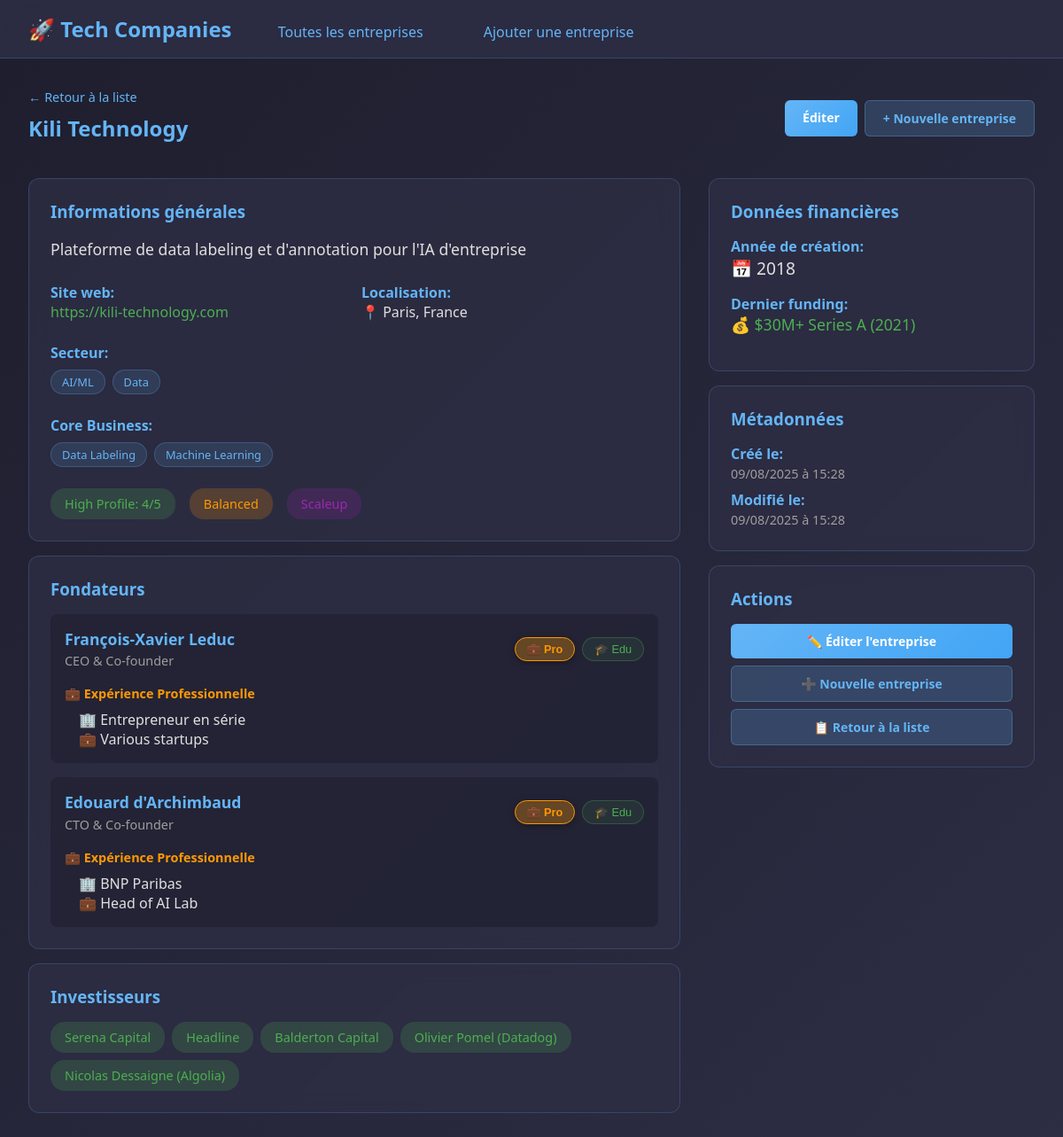
Screenshot of /companies/1 with the database file from the repository.
### database.py (models this page shows, shortened)
class Company(Base):
    __tablename__ = "companies"
    id = Column(Integer, primary_key=True, index=True)
    name = Column(String, unique=True, index=True, nullable=False)
    slug = Column(String, unique=True, index=True)
    website = Column(String)
    description = Column(Text)
    sector = Column(String)  # Will store enum values
    location = Column(String)
    high_profile = Column(Integer, default=3)  # 1-5 scale
    remuneration = Column(Integer, default=3)  # 1-5 scale (Underpaying, Below Market, At Market, Over Market, Overpaying)
    work_intensity = Column(String, default="balanced")  # chill, balanced, intense, bourrin
    company_size = Column(String, default="startup")  # early, startup, scaleup, corp
    founded_year = Column(Integer)
    last_funding = Column(String)
    created_at = Column(DateTime, default=datetime.utcnow)
    updated_at = Column(DateTime, default=datetime.utcnow, onupdate=datetime.utcnow)
    founders = relationship("Founder", back_populates="company", cascade="all, delete-orphan")
    investors = relationship("Investor", secondary=company_investor_table, back_populates="companies")
    tags = relationship("Tag", secondary=company_tag_table, back_populates="companies")
    parent_relations = relationship("CompanyRelation", foreign_keys="CompanyRelation.parent_id", back_populates="parent")
    child_relations = relationship("CompanyRelation", foreign_keys="CompanyRelation.child_id", back_populates="child")

class Tag(Base):
    __tablename__ = "tags"
    id = Column(Integer, primary_key=True, index=True)
    name = Column(String, unique=True, nullable=False, index=True)
    category = Column(String, nullable=False, index=True)  # 'secteur' or 'core_business'
    color = Column(String, default="#64b5f6")  # Default blue color
    usage_count = Column(Integer, default=0)  # Track how many companies use this tag
    created_at = Column(DateTime, default=datetime.utcnow)
    companies = relationship("Company", secondary=company_tag_table, back_populates="tags")
    founders = relationship("Founder", secondary=founder_tag_table, back_populates="tags")

class Founder(Base):
    __tablename__ = "founders"
    id = Column(Integer, primary_key=True, index=True)
    name = Column(String, nullable=False)
    title = Column(String)
    person_id = Column(Integer, ForeignKey("people.id"), nullable=True, index=True)
    background_type = Column(String)  # 'education' or 'professional'
    education_institution = Column(String)
    education_degree = Column(String)
    education_field = Column(String)
    education_year = Column(Integer)
    professional_company = Column(String)
    professional_position = Column(String)
    professional_duration = Column(String)
    professional_description = Column(Text)
    background = Column(Text)
    company_id = Column(Integer, ForeignKey("companies.id"))
    company = relationship("Company", back_populates="founders")
    tags = relationship("Tag", secondary=founder_tag_table, back_populates="founders")
    person = relationship("Person", back_populates="founder_roles")

class Investor(Base):
    __tablename__ = "investors"
    id = Column(Integer, primary_key=True, index=True)
    name = Column(String, unique=True, nullable=False)
    type = Column(String)  # VC, Angel, Corporate, etc.
    companies = relationship("Company", secondary=company_investor_table, back_populates="investors")

### main.py (the view)
@app.get("/companies/{company_id}", response_class=HTMLResponse)
def view_company(request: Request, company_id: int, db: Session = Depends(database.get_db)):
    try:
        company = crud.get_company(db, company_id)
        if not company:
            raise HTTPException(status_code=404, detail="Company not found")
        return templates.TemplateResponse("detail.html", {"request": request, "company": company})
    except HTTPException:
        raise
    except Exception as e:
        print(f"Error viewing company: {e}")
        traceback.print_exc()
        return templates.TemplateResponse("error.html", {"request": request, "error": str(e)})

### templates/detail.html (shortened to what this page needs)
{% extends "base.html" %}
{% block content %}
<div style="display: flex; justify-content: space-between; align-items: center; margin-bottom: 2rem;">
    <div>
        <a href="/" style="color: #64b5f6; text-decoration: none; font-size: 0.9rem;">← Retour à la liste</a>
        <h2 style="color: #64b5f6; margin: 0.5rem 0;">{{ company.name }}</h2>
    </div>
    <div style="display: flex; gap: 0.5rem;">
        <a href="/companies/{{ company.id }}/edit" class="btn btn-primary">Éditer</a>
        <a href="/companies/new" class="btn btn-secondary">+ Nouvelle entreprise</a>
    </div>
</div>
<div style="display: grid; grid-template-columns: 2fr 1fr; gap: 2rem;">
    <div>
        <div class="card">
            <h3 style="color: #64b5f6; margin-bottom: 1rem;">Informations générales</h3>
            {% if company.description %}
            <p style="color: #e0e0e0; font-size: 1.1rem; line-height: 1.6; margin-bottom: 1.5rem;">
                {{ company.description }}
            </p>
            {% endif %}
            <div style="display: grid; grid-template-columns: 1fr 1fr; gap: 1rem; margin-bottom: 1.5rem;">
                {% if company.website %}
                <div>
                    <strong style="color: #64b5f6;">Site web:</strong><br>
                    <a href="{{ company.website }}" target="_blank" style="color: #4caf50; text-decoration: none;">
                        {{ company.website }}
                    </a>
                </div>
                {% endif %}
                {% if company.location %}
                <div>
                    <strong style="color: #64b5f6;">Localisation:</strong><br>
                    <span>📍 {{ company.location }}</span>
                </div>
                {% endif %}
            </div>
            <div style="margin-bottom: 1.5rem;">
                <strong style="color: #64b5f6;">Secteur:</strong>
                <div style="display: flex; flex-wrap: wrap; gap: 0.5rem; margin-top: 0.5rem;">
                    {% if company.get_secteur_tags() %}
                        {% for tag in company.get_secteur_tags() %}
                            <span style="background-color: {{ tag.color }}20; color: {{ tag.color }}; border: 1px solid {{ tag.color }}40; padding: 0.25rem 0.75rem; border-radius: 16px; font-size: 0.8rem; font-weight: 500;">
                                {{ tag.name }}
                            </span>
                        {% endfor %}
                    {% else %}
                        <span style="color: #9e9e9e; font-style: italic;">Aucun secteur défini</span>
                    {% endif %}
                </div>
            </div>
            <div style="margin-bottom: 1.5rem;">
                <strong style="color: #64b5f6;">Core Business:</strong>
                <div style="display: flex; flex-wrap: wrap; gap: 0.5rem; margin-top: 0.5rem;">
                    {% if company.get_core_business_tags() %}
                        {% for tag in company.get_core_business_tags() %}
                            <span style="background-color: {{ tag.color }}20; color: {{ tag.color }}; border: 1px solid {{ tag.color }}40; padding: 0.25rem 0.75rem; border-radius: 16px; font-size: 0.8rem; font-weight: 500;">
                                {{ tag.name }}
                            </span>
                        {% endfor %}
                    {% else %}
                        <span style="color: #9e9e9e; font-style: italic;">Aucun core business défini</span>
                    {% endif %}
                </div>
            </div>
            <div style="display: flex; gap: 1rem; flex-wrap: wrap;">
                <span style="background: rgba(76, 175, 80, 0.2); color: #4caf50; padding: 0.5rem 1rem; border-radius: 16px; font-size: 0.9rem; font-weight: 500;">
                    High Profile: {{ company.high_profile }}/5
                </span>
                <span style="background: rgba(255, 152, 0, 0.2); color: #ff9800; padding: 0.5rem 1rem; border-radius: 16px; font-size: 0.9rem; font-weight: 500;">
                    {{ company.work_intensity.title() }}
                </span>
                <span style="background: rgba(156, 39, 176, 0.2); color: #9c27b0; padding: 0.5rem 1rem; border-radius: 16px; font-size: 0.9rem; font-weight: 500;">
                    {{ company.company_size.title() }}
                </span>
            </div>
        </div>
        {% if company.founders %}
        <div class="card">
            <h3 style="color: #64b5f6; margin-bottom: 1rem;">Fondateurs</h3>
            <div style="display: grid; gap: 1rem;">
                {% for founder in company.founders %}
                <div class="founder-card" data-founder-id="{{ loop.index0 }}" style="background: rgba(30, 30, 46, 0.6); padding: 1rem; border-radius: 8px;">
                    <div style="display: flex; justify-content: space-between; align-items: center; margin-bottom: 1rem;">
                        <div>
                            <strong style="color: #64b5f6; font-size: 1.1rem;">{{ founder.name }}</strong>
                            {% if founder.title %}
                            <div style="color: #9e9e9e; font-size: 0.9rem; margin-top: 0.2rem;">{{ founder.title }}</div>
                            {% endif %}
                        </div>
                        {% set has_education = founder.education_institution or founder.get_education_tags() %}
                        {% set has_professional = founder.professional_company or founder.get_professional_tags() %}
                        {% if has_education and has_professional %}
                        <div class="background-toggle" style="display: flex; gap: 0.5rem;">
                            <button class="toggle-btn active" data-type="professional" onclick="toggleFounderBackground({{ loop.index0 }}, 'professional')" style="background: rgba(255, 152, 0, 0.3); color: #ff9800; border: 1px solid #ff9800; padding: 0.3rem 0.8rem; border-radius: 16px; font-size: 0.8rem; cursor: pointer;">
                                💼 Pro
                            </button>
                            <button class="toggle-btn" data-type="education" onclick="toggleFounderBackground({{ loop.index0 }}, 'education')" style="background: rgba(76, 175, 80, 0.1); color: #4caf50; border: 1px solid rgba(76, 175, 80, 0.3); padding: 0.3rem 0.8rem; border-radius: 16px; font-size: 0.8rem; cursor: pointer;">
                                🎓 Edu
                            </button>
                        </div>
                        {% endif %}
                    </div>
                    {% if has_professional %}
                    <div class="professional-background" data-founder="{{ loop.index0 }}" style="display: block;">
                        <strong style="color: #ff9800; font-size: 0.9rem;">💼 Expérience Professionnelle</strong>
                        <div style="color: #e0e0e0; margin-left: 1rem; margin-top: 0.5rem;">
                            {% if founder.professional_company %}
                            <div>🏢 {{ founder.professional_company }}</div>
                            {% endif %}
                            {% if founder.professional_position %}
                            <div>💼 {{ founder.professional_position }}</div>
                            {% endif %}
                        </div>
                    </div>
                    {% endif %}
                </div>
                {% endfor %}
            </div>
        </div>
        {% endif %}
        {% if company.investors %}
        <div class="card">
            <h3 style="color: #64b5f6; margin-bottom: 1rem;">Investisseurs</h3>
            <div style="display: flex; flex-wrap: wrap; gap: 0.5rem;">
                {% for investor in company.investors %}
                <span style="background: rgba(76, 175, 80, 0.2); color: #4caf50; padding: 0.5rem 1rem; border-radius: 16px; font-size: 0.9rem;">
                    {{ investor.name }}
                </span>
                {% endfor %}
            </div>
        </div>
        {% endif %}
    </div>
    <div>
        <div class="card">
            <h3 style="color: #64b5f6; margin-bottom: 1rem;">Données financières</h3>
            {% if company.founded_year %}
            <div style="margin-bottom: 1rem;">
                <strong style="color: #64b5f6;">Année de création:</strong><br>
                <span style="font-size: 1.2rem;">📅 {{ company.founded_year }}</span>
            </div>
            {% endif %}
            {% if company.last_funding %}
            <div style="margin-bottom: 1rem;">
                <strong style="color: #64b5f6;">Dernier funding:</strong><br>
                <span style="font-size: 1.1rem; color: #4caf50;">💰 {{ company.last_funding }}</span>
            </div>
            {% endif %}
        </div>
        <div class="card">
            <h3 style="color: #64b5f6; margin-bottom: 1rem;">Métadonnées</h3>
            <div style="margin-bottom: 0.5rem;">
                <strong style="color: #64b5f6;">Créé le:</strong><br>
                <span style="font-size: 0.9rem; color: #9e9e9e;">
                    {{ company.created_at.strftime('%d/%m/%Y à %H:%M') }}
                </span>
            </div>
            <div>
                <strong style="color: #64b5f6;">Modifié le:</strong><br>
                <span style="font-size: 0.9rem; color: #9e9e9e;">
                    {{ company.updated_at.strftime('%d/%m/%Y à %H:%M') }}
                </span>
            </div>
        </div>
        <div class="card">
            <h3 style="color: #64b5f6; margin-bottom: 1rem;">Actions</h3>
            <div style="display: flex; flex-direction: column; gap: 0.5rem;">
                <a href="/companies/{{ company.id }}/edit" class="btn btn-primary" style="text-align: center;">
                    ✏️ Éditer l'entreprise
                </a>
                <a href="/companies/new" class="btn btn-secondary" style="text-align: center;">
                    ➕ Nouvelle entreprise
                </a>
                <a href="/" class="btn btn-secondary" style="text-align: center;">
                    📋 Retour à la liste
                </a>
            </div>
        </div>
    </div>
</div>
{% endblock %}

### templates/base.html (style rules this page uses)
* { margin: 0; padding: 0; box-sizing: border-box; }
body { font-family: 'Segoe UI', Tahoma, Geneva, Verdana, sans-serif; background: linear-gradient(135deg, #1e1e2e 0%, #2d2d44 100%); color: #e0e0e0; min-height: 100vh; }
.btn { padding: 10px 20px; border: none; border-radius: 6px; cursor: pointer; font-weight: 600; transition: all 0.3s ease; font-size: 14px; text-decoration: none; display: inline-block; }
.btn-primary { background: linear-gradient(135deg, #64b5f6 0%, #42a5f5 100%); color: white; }
.btn-secondary { background: rgba(100, 181, 246, 0.2); color: #64b5f6; border: 1px solid rgba(100, 181, 246, 0.3); }
.card { background: rgba(45, 45, 68, 0.8); border-radius: 12px; padding: 1.5rem; margin-bottom: 1rem; border: 1px solid rgba(100, 181, 246, 0.2); backdrop-filter: blur(10px); }

### templates/detail.html (style rules this page uses)
.toggle-btn { transition: all 0.2s ease; }
.toggle-btn.active { font-weight: 600; box-shadow: 0 2px 8px rgba(0, 0, 0, 0.3); }

### rows the page displays
Company: name "Kili Technology", description "Plateforme de data labeling et d'annotation pour l'IA d'entreprise", website "https://kili-technology.com", location "Paris, France", high_profile "4", work_intensity "Balanced", company_size "Scaleup", founded_year "2018", last_funding "$30M+ Series A (2021)", created_at "09/08/2025 à 15:28", updated_at "09/08/2025 à 15:28"
Tag: name "AI/ML"
Tag: name "Data"
Tag: name "Data Labeling"
Tag: name "Machine Learning"
Founder: name "François-Xavier Leduc", title "CEO & Co-founder", professional_company "Entrepreneur en série", professional_position "Various startups"
Founder: name "Edouard d'Archimbaud", title "CTO & Co-founder", professional_company "BNP Paribas", professional_position "Head of AI Lab"
Investor: name "Serena Capital"
Investor: name "Headline"
Investor: name "Balderton Capital"
Investor: name "Olivier Pomel (Datadog)"
Investor: name "Nicolas Dessaigne (Algolia)"
